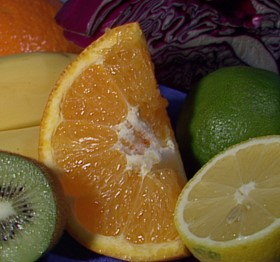
#> input picture 2 Week/fruits.jpg, 280 x 262 px
$ python fruits_sub.py
#> lines starting #> are read from the running program, lines starting #| are printed output that depends on the picture
import numpy as np
import cv2

src = cv2.imread('fruits.jpg', cv2.IMREAD_GRAYSCALE)
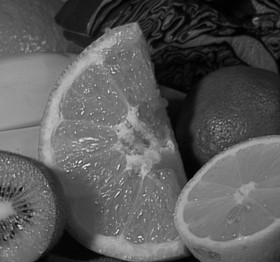
#> src: shape (262, 280); min 0, max 234, mean 89.1
div_src = cv2.subtract(src, 128)
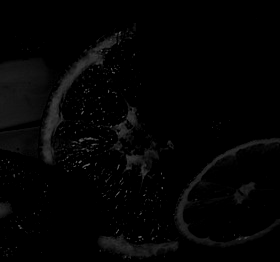
#> div_src: shape (262, 280); min 0, max 106, mean 3.9
cv2.imwrite('fruits_sub.jpg', div_src)
